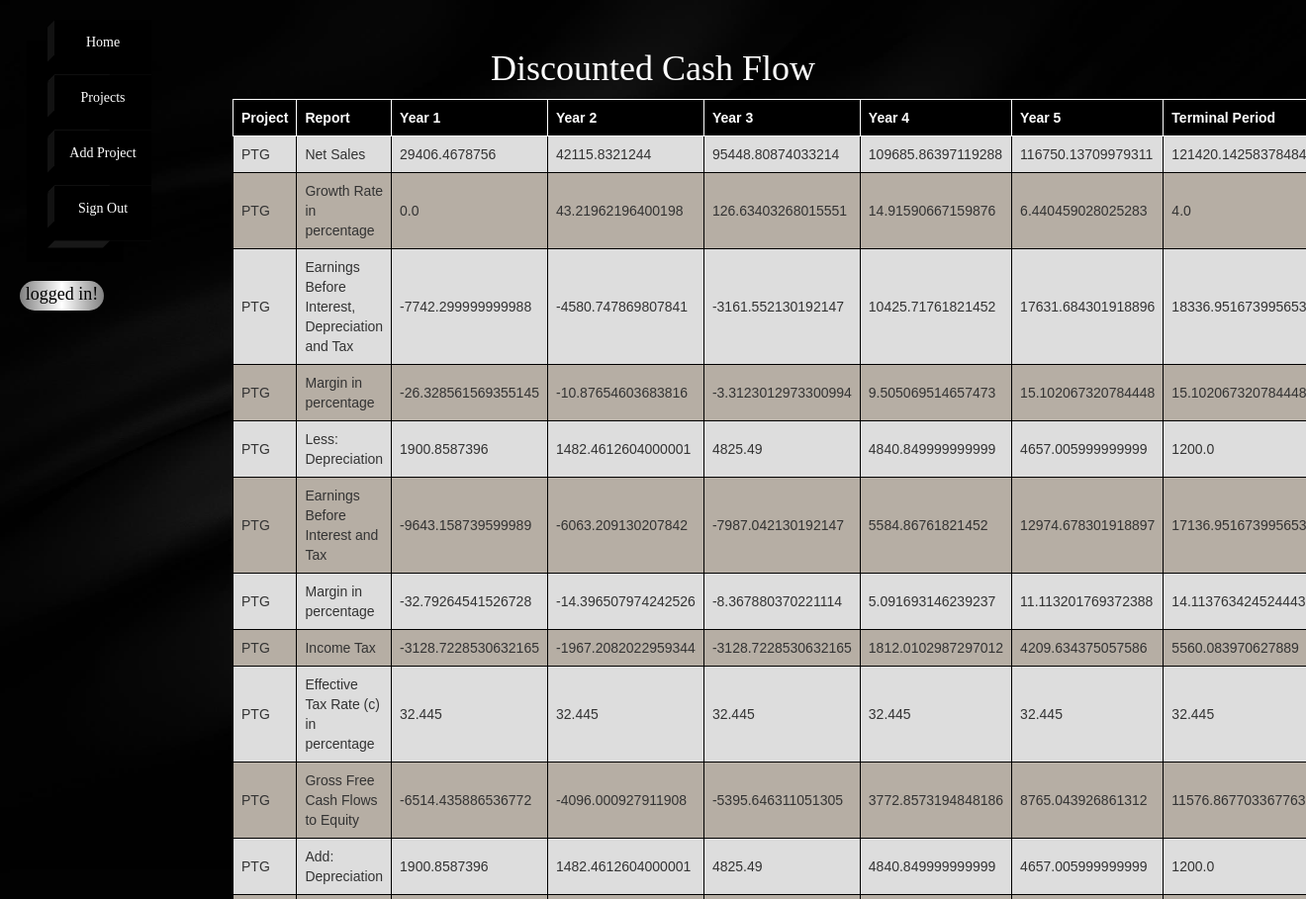
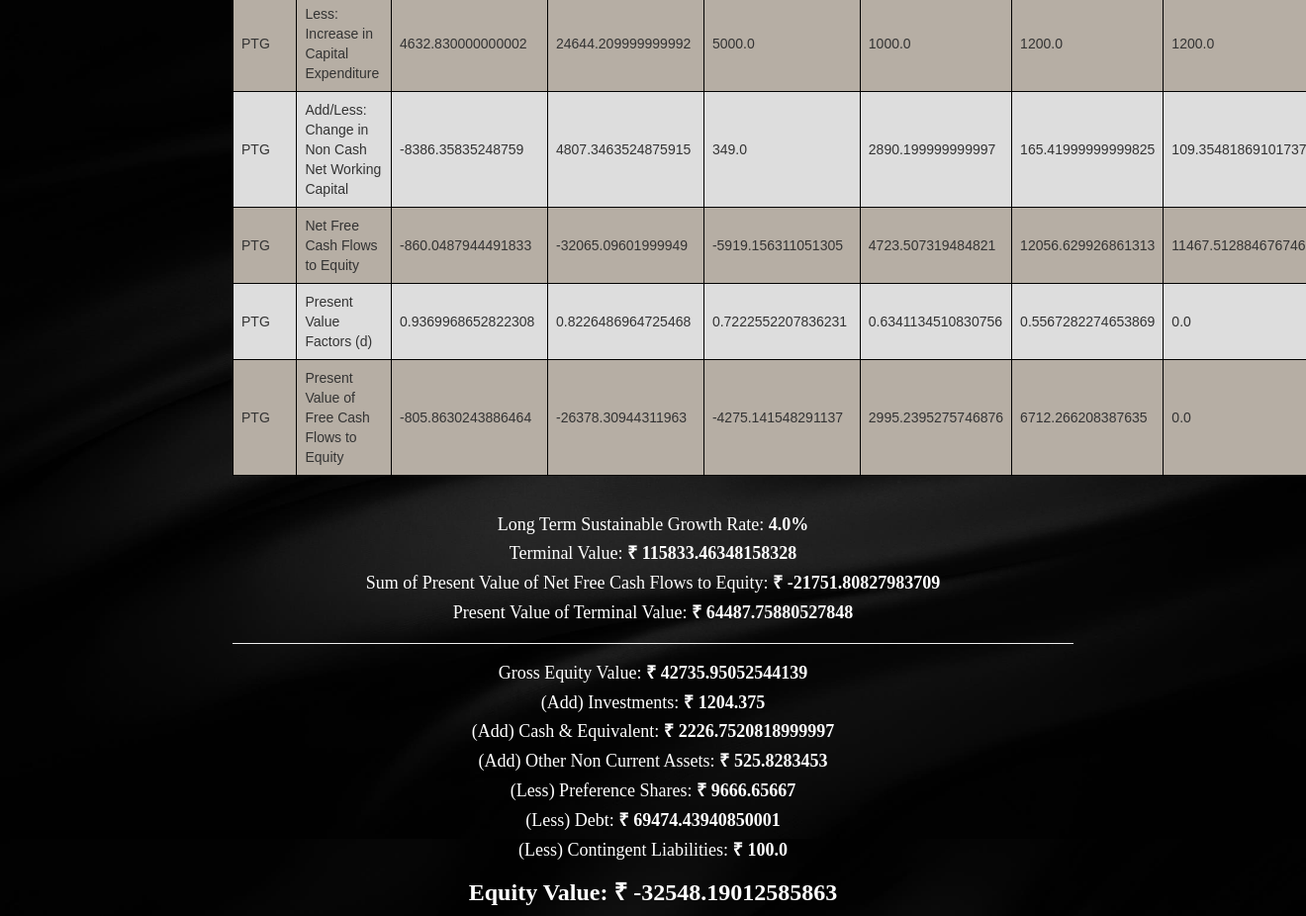
The app's page /vdcf?id=12 with its own data (2 pictures, top to bottom).
### inputApp/models.py (models this page shows, shortened)
class DCF(models.Model):
    project = models.ForeignKey(Input, on_delete=models.CASCADE)
    report = models.CharField(max_length=50)
    year_1 = models.FloatField()
    year_2 = models.FloatField()
    year_3 = models.FloatField()
    year_4 = models.FloatField()
    year_5 = models.FloatField()
    terminal_period = models.FloatField()

class Input(models.Model):
    user = models.ForeignKey(User, on_delete=models.CASCADE)
    organization = models.CharField(max_length=50)
    project = models.CharField(max_length=50)
    valuation_date = models.DateField(blank=True, null=True)
    statutory_corporate_tax_rate = models.FloatField()
    statutory_mat_rate = models.FloatField(blank=True, null=True)
    post_tax_wacc = models.FloatField()
    long_term_growth_rate = models.FloatField()
    company_specific_risk = models.FloatField(blank=True, null=True)
    contingent_liability = models.FloatField(blank=True, null=True)
    total_shares_outstanding = models.FloatField(blank=True, null=True)
    def __str__(self):
        return self.project

class Output(models.Model):
    project = models.ForeignKey(Input, on_delete=models.CASCADE)
    long_term_sustainable_growth_rate = models.FloatField()
    terminal_value = models.FloatField()
    sum_of_present_value_of_net_free_cash_flows_to_equity = models.FloatField()
    present_value_of_terminal_value = models.FloatField()
    gross_equity_value = models.FloatField()
    investments = models.FloatField()
    cash_and_equivalent = models.FloatField()
    other_non_current_assets = models.FloatField()
    pref_shares = models.FloatField()
    debt = models.FloatField()
    contingent_liabilities = models.FloatField()
    equity_value = models.FloatField()

### inputApp/views.py (the view)
# urls.py: url(r'^vdcf$', views.vdcf, name='vdcf'),
def vdcf(request):
    id = request.GET['id']
    data = DCF.objects.filter(project=id)
    output = Output.objects.filter(project=id)
    wacc_data = WACC.objects.filter(project=id)
    pl_data = FSAPL.objects.filter(project=id)
    bs_data = FSABS.objects.filter(project=id)
    return render(request, 'vdcf.html', {'data': data, 'output': output, 'id': id, 'wacc_data': wacc_data, 'pl_data': pl_data, 'bs_data': bs_data})

### inputApp/templates/vdcf.html (shortened to what this page needs)
<!DOCTYPE html>
<html lang="en">
<head>
</head>
<body>
{% extends 'index.html' %}
{% block content %}
{% if data %}
<h1 style="text-align: center; font-family: 'Satisfy'; margin: 10px; color: white">Discounted Cash Flow</h1>
<table>
  <tr>
    <th style="background-color: black; color:white; border: 1px solid white">Project</th>
    <th style="background-color: black; color:white; border: 1px solid white">Report</th>
    <th style="background-color: black; color:white; border: 1px solid white">Year 1</th>
    <th style="background-color: black; color:white; border: 1px solid white">Year 2</th>
    <th style="background-color: black; color:white; border: 1px solid white">Year 3</th>
    <th style="background-color: black; color:white; border: 1px solid white">Year 4</th>
    <th style="background-color: black; color:white; border: 1px solid white">Year 5</th>
    <th style="background-color: black; color:white; border: 1px solid white">Terminal Period</th>
  </tr>
    {% for i in data %}
  <tr>
    <td>{{ i.project }}</td>
    <td>{{ i.report }}</td>
    <td>{{ i.year_1 }}</td>
    <td>{{ i.year_2 }}</td>
    <td>{{ i.year_3 }}</td>
    <td>{{ i.year_4 }}</td>
    <td>{{ i.year_5 }}</td>
    <td>{{ i.terminal_period }}</td>
  </tr>
    {% endfor %}
</table>
{% for x in output %}
<h4 style="text-align: center; margin-top: 40px; color: white">Long Term Sustainable Growth Rate: <b>{{ x.long_term_sustainable_growth_rate }}%</b></h4>
<h4 style="text-align: center; color: white">Terminal Value: <b>&#8377 {{ x.terminal_value }}</b></h4>
<h4 style="text-align: center; color: white">Sum of Present Value of Net Free Cash Flows to Equity: <b>&#8377 {{ x.sum_of_present_value_of_net_free_cash_flows_to_equity }}</b></h4>
<h4 style="text-align: center; color: white">Present Value of Terminal Value: <b>&#8377 {{ x.present_value_of_terminal_value }}</b></h4>
<hr>
<h4 style="text-align: center; color: white">Gross Equity Value: <b>&#8377 {{ x.gross_equity_value }}</b></h4>
<h4 style="text-align: center; color: white">(Add) Investments: <b>&#8377 {{ x.investments }}</b></h4>
<h4 style="text-align: center; color: white">(Add) Cash & Equivalent: <b>&#8377 {{ x.cash_and_equivalent }}</b></h4>
<h4 style="text-align: center; color: white">(Add) Other Non Current Assets: <b>&#8377 {{ x.other_non_current_assets }}</b></h4>
<h4 style="text-align: center; color: white">(Less) Preference Shares: <b>&#8377 {{ x.pref_shares }}</b></h4>
<h4 style="text-align: center; color: white">(Less) Debt: <b>&#8377 {{ x.debt }}</b></h4>
<h4 style="text-align: center; color: white">(Less) Contingent Liabilities: <b>&#8377 {{ x.contingent_liabilities }}</b></h4>
<h3 style="text-align: center; color: white"><b>Equity Value: </b><b>&#8377 {{ x.equity_value }}</b></h3>
{% endfor %}
{% endif %}
{% endblock %}

### inputApp/static/navbar.css (style rules this page uses)
*, *:before, *:after { box-sizing: border-box; }
html, body { width: 100%; height: 100%; }
body { -webkit-transform: translate3d(0, 0, 0); transform: translate3d(0, 0, 0); }
table { font-family: arial, sans-serif; border-collapse: collapse; width: 100%; }
td, th { border: 1px solid black; text-align: left; padding: 8px; }
tr:nth-child(odd) { background-color: #b6aea4; }
tr:nth-child(even) { background-color: #dddddd; }

### inputApp/static/style.css (style rules this page uses)
body, html { background-image: url(images/back.jpg); height: 100vh; background-size: cover; background-repeat: no; font-family: 'Satisfy'; }

### records on screen
DCF: project "PTG", report "Net Sales", year_1 "29406.4678756", year_2 "42115.8321244", year_3 "95448.80874033214", year_4 "109685.86397119288", year_5 "116750.13709979311", terminal_period "121420.14258378484"
DCF: project "PTG", report "Growth Rate in percentage", year_1 "0.0", year_2 "43.21962196400198", year_3 "126.63403268015551", year_4 "14.91590667159876", year_5 "6.440459028025283", terminal_period "4.0"
DCF: project "PTG", report "Earnings Before Interest, Depreciation and Tax", year_1 "-7742.299999999988", year_2 "-4580.747869807841", year_3 "-3161.552130192147", year_4 "10425.71761821452", year_5 "17631.684301918896", terminal_period "18336.951673995653"
DCF: project "PTG", report "Margin in percentage", year_1 "-26.328561569355145", year_2 "-10.87654603683816", year_3 "-3.3123012973300994", year_4 "9.505069514657473", year_5 "15.102067320784448", terminal_period "15.102067320784448"
DCF: project "PTG", report "Less: Depreciation", year_1 "1900.8587396", year_2 "1482.4612604000001", year_3 "4825.49", year_4 "4840.849999999999", year_5 "4657.005999999999", terminal_period "1200.0"
DCF: project "PTG", report "Earnings Before Interest and Tax", year_1 "-9643.158739599989", year_2 "-6063.209130207842", year_3 "-7987.042130192147", year_4 "5584.86761821452", year_5 "12974.678301918897", terminal_period "17136.951673995653"
DCF: project "PTG", report "Margin in percentage", year_1 "-32.79264541526728", year_2 "-14.396507974242526", year_3 "-8.367880370221114", year_4 "5.091693146239237", year_5 "11.113201769372388", terminal_period "14.113763424524443"
DCF: project "PTG", report "Income Tax", year_1 "-3128.7228530632165", year_2 "-1967.2082022959344", year_3 "-3128.7228530632165", year_4 "1812.0102987297012", year_5 "4209.634375057586", terminal_period "5560.083970627889"
DCF: project "PTG", report "Effective Tax Rate (c) in percentage", year_1 "32.445", year_2 "32.445", year_3 "32.445", year_4 "32.445", year_5 "32.445", terminal_period "32.445"
DCF: project "PTG", report "Gross Free Cash Flows to Equity", year_1 "-6514.435886536772", year_2 "-4096.000927911908", year_3 "-5395.646311051305", year_4 "3772.8573194848186", year_5 "8765.043926861312", terminal_period "11576.867703367763"
DCF: project "PTG", report "Add: Depreciation", year_1 "1900.8587396", year_2 "1482.4612604000001", year_3 "4825.49", year_4 "4840.849999999999", year_5 "4657.005999999999", terminal_period "1200.0"
DCF: project "PTG", report "Less: Increase in Capital Expenditure", year_1 "4632.830000000002", year_2 "24644.209999999992", year_3 "5000.0", year_4 "1000.0", year_5 "1200.0", terminal_period "1200.0"
DCF: project "PTG", report "Add/Less: Change in Non Cash Net Working Capital", year_1 "-8386.35835248759", year_2 "4807.3463524875915", year_3 "349.0", year_4 "2890.199999999997", year_5 "165.41999999999825", terminal_period "109.35481869101737"
DCF: project "PTG", report "Net Free Cash Flows to Equity", year_1 "-860.0487944491833", year_2 "-32065.09601999949", year_3 "-5919.156311051305", year_4 "4723.507319484821", year_5 "12056.629926861313", terminal_period "11467.512884676746"
DCF: project "PTG", report "Present Value Factors (d)", year_1 "0.9369968652822308", year_2 "0.8226486964725468", year_3 "0.7222552207836231", year_4 "0.6341134510830756", year_5 "0.5567282274653869", terminal_period "0.0"
DCF: project "PTG", report "Present Value of Free Cash Flows to Equity", year_1 "-805.8630243886464", year_2 "-26378.30944311963", year_3 "-4275.141548291137", year_4 "2995.2395275746876", year_5 "6712.266208387635", terminal_period "0.0"
Output: long_term_sustainable_growth_rate "4.0", terminal_value "115833.46348158328", sum_of_present_value_of_net_free_cash_flows_to_equity "-21751.80827983709", present_value_of_terminal_value "64487.75880527848", gross_equity_value "42735.95052544139", investments "1204.375", cash_and_equivalent "2226.7520818999997", other_non_current_assets "525.8283453", pref_shares "9666.65667", debt "69474.43940850001", contingent_liabilities "100.0", equity_value "-32548.19012585863"
